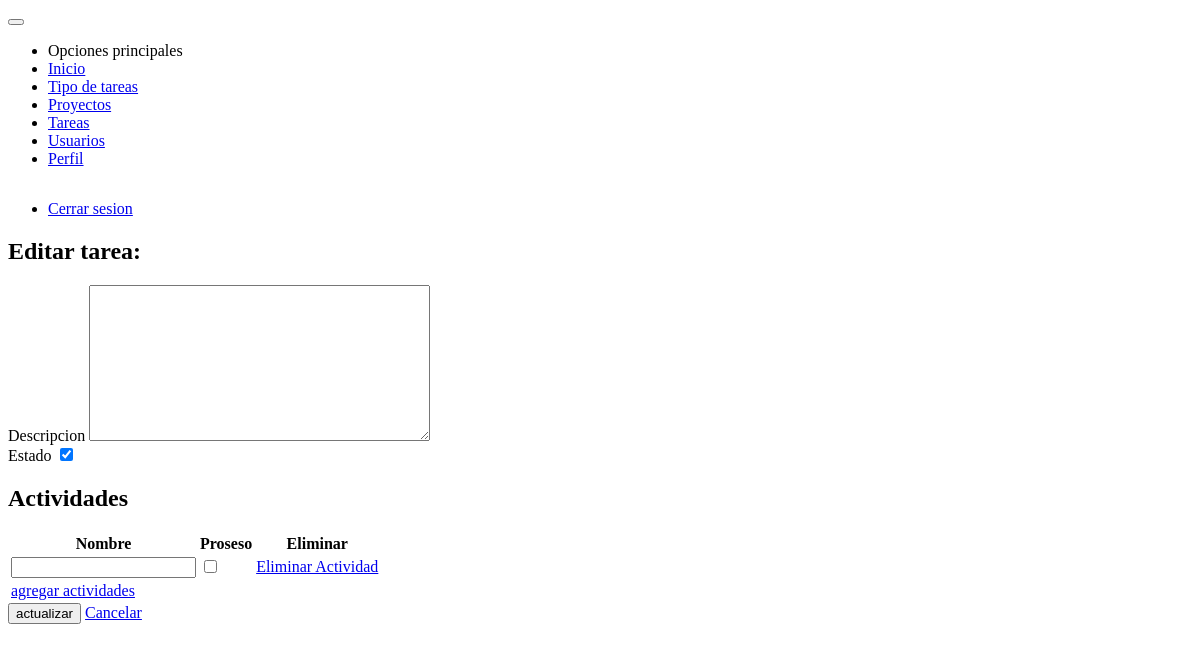
The app's page /tareas/tareas/actualizar/ererg-6de95f65 (signed in), older data.
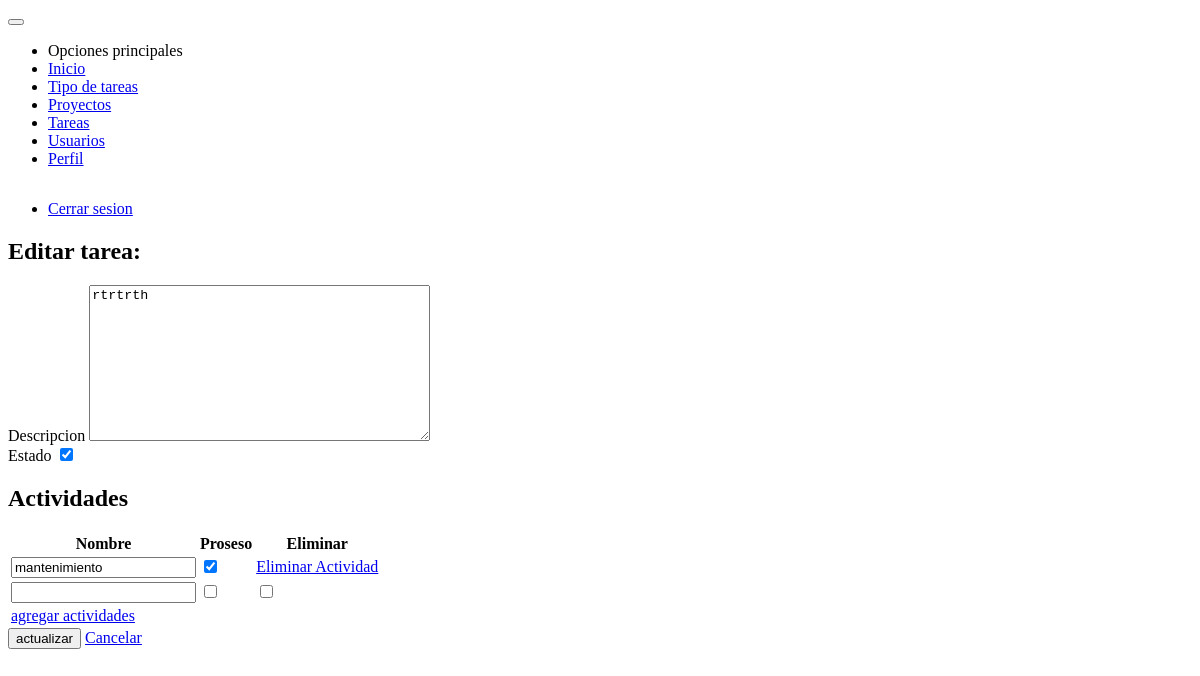
The same page, newer data.
### tasks/models.py (models this page shows, shortened)
class Task(models.Model):
    project = models.ForeignKey(Project, on_delete=models.CASCADE)
    type_task = models.ForeignKey(TypeTask, on_delete=models.CASCADE)
    task = models.CharField(max_length=50)
    description = models.TextField()
    state = models.BooleanField(default=False)
    porcentage = models.IntegerField(default=0)
    slug = models.SlugField(max_length=60, unique=True)
    created_at = models.DateTimeField(auto_now_add=timezone.now())
    updated_at = models.DateTimeField(auto_now=timezone.now())

### tasks/views.py (the view, shortened to what this page needs)
# urls.py: path('tareas/actualizar/<slug>', views.TaskUpdateView.as_view(), name='update_task'),
class TaskUpdateView(LoginRequiredMixin, PermissionRequiredMixin, UpdateView):
    login_url = 'users:login'
    permission_required = 'tasks.change_activities'
    template_name = 'tasks/update_task.html'
    form_class = TaskForm
    model = Task
    success_url = reverse_lazy('tasks:task')
    def get_context_data(self, **kwargs):
        context = super().get_context_data(**kwargs)
        if self.request.method == 'POST':
            context['formset'] = TaskFormSet(
                self.request.POST, instance=self.object)
        else:
            context['formset'] = TaskFormSet(instance=self.object)
        return context

### tasks/forms.py
class TaskForm(ModelForm):
    class Meta:
        model = Task
        fields = (
            'description', 'state'
        )
        labels = {
            'description': 'Descripcion',
            'state': 'Estado',
        }
    def __init__(self, *args, **kwargs):
        super().__init__(*args, **kwargs)
        self.fields['description'].widget.attrs.update({
            'data-role': 'textarea',
            'data-prepend': "<span class='mif-description'></span>",
        })
        self.fields['state'].widget.attrs.update({
            'data-role': 'checkbox'
        })

### tasks/templates/tasks/update_task.html (shortened to what this page needs)
{% extends "base.html" %}
{% load static %}
{% block content %}
    <div class="card">
        <div class="card-content m-2">
            <h2 class="card-title">Editar tarea: {{ form.task }}</h2>
            {% include 'tasks/snippets/form.html' with message='actualizar' %}
        </div>
    </div>
{% endblock %}

### tasks/templates/tasks/snippets/form.html (shortened to what this page needs)
<form id="form-container" method="post">
    <div class="form-group">
        <label for="full-name" class="required">{{ form.description.label }}</label>
        {{ form.description }}
    </div>
    <div class="custom-checkbox">
        <label for="state_check">{{ form.state.label }}</label>
        {{ form.state }}
      </div>
    <h2>Actividades</h2>
    <table>
        {% for form in formset %}
            {% if forloop.first %}
                <thead>
                    <tr>
                        {% for field in form.visible_fields %}
                            <th>{{ field.label|capfirst }}</th>
                        {% endfor %}
                    </tr>
                </thead>
            {% endif %}
            <tr id="projects_data">
                {% for field in form.visible_fields %}
                    <td>
                        {{ field }}
                    </td>
                {% endfor %}
            </tr>
        {% endfor %}
    </table>
    <button type="submit" class="button success">{{ message }}</button>
    <a href="{% url 'tasks:task' %}" class="button alert">Cancelar</a>
</form>

Row changes from the older to the newer data that the page shows:
changed Task: description (not shown) → "rtrtrth"
Text that changed along with them:
form field field: (not shown) → "mantenimiento"
form field field: "☐" → "☑"
